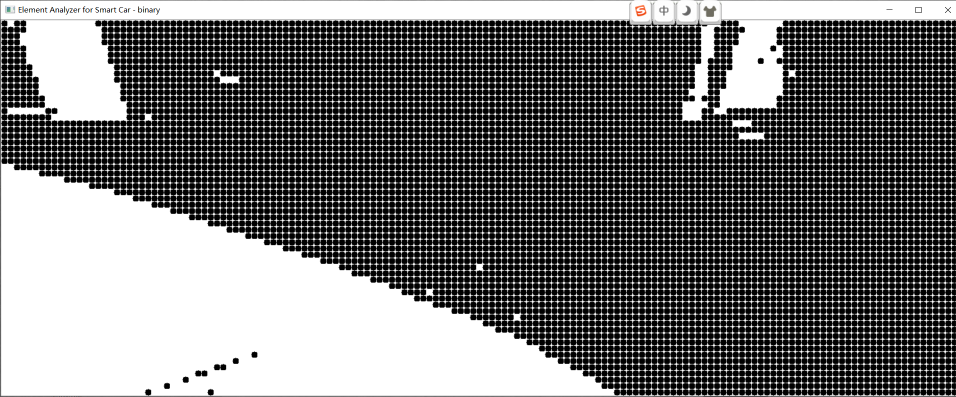
%> input picture ScrrenshotTransPig/赛道/S弯出弯.png, 1911 x 794 px (shown at 1/2 size)
$ octave implement.m   (GNU Octave 9; MATLAB toolbox functions it lacks are replaced by stand-ins)
%> lines starting %> are read from the running program, lines starting %| are printed output that depends on the picture; in (x1, y1, x2, y2) boxes, pixels count from 0 and x2, y2 are one past the last pixel; in counts of white or black regions, pixels touching at a corner belong together; the program's own positions count from 1
image=imread('赛道/S弯出弯.png');
%> image is the input picture: size 794x1911x3 uint8; mean R, G, B 114.4, 114.3, 114.3
image2gray=rgb2gray(image);
T = graythresh(image2gray);
%> T = 0.482
M = imbinarize(image2gray,T);%二值化
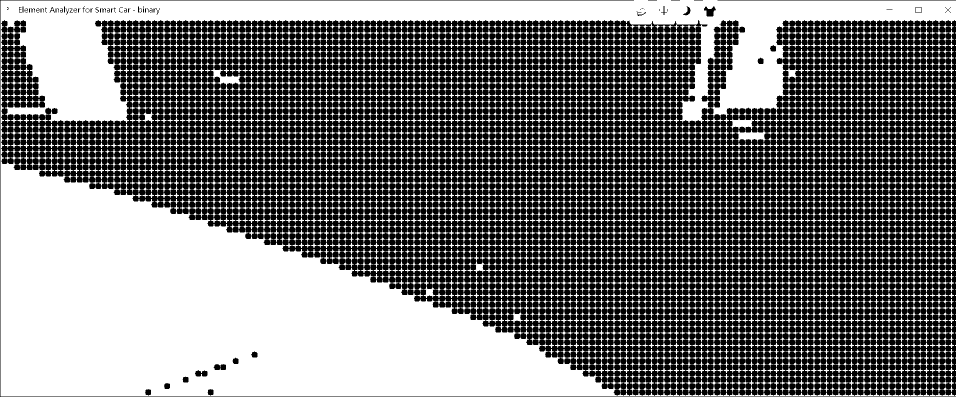
%> M: size 794x1911 logical (shown at 1/2 size); 46.1% white; 6478 white regions (60 under 20 px), largest, box (x1, y1, x2, y2) and area: (1, 0, 1911, 793) 469427, (422, 135, 483, 171) 876, (1472, 260, 1533, 284) 848
width = 160;
height = 60;
count =1; %计数，大于height*width时候，停止写入值
output =[]; %创建一个大小为60*120的空矩阵来存放取的值
InitalX=3;
InitalY=46;
RiseX=0;      %x,y的增量
RiseY=0;
RISE=12;     %x,y的每次增量
output(1,count)=M(InitalX,InitalY);
size=width*height;
while count<size
    RiseX=RiseX+RISE;
    if RiseX >1901
        RiseX=0;
        RiseY=RiseY+RISE;      %把RISE写成了Rise，一个小时过去了。响了一下，没有报错，以为自己是对的。还一直质疑为啥他会运行到这里就退出while了。hh
    end
    count=count+1;
    output(1,count)=M(InitalY+RiseY,InitalX+RiseX);
end
%> after the loop, RiseX = 708; RiseY = 720; count = 9600

writematrix(output);

$ run again, with ScrrenshotTransPig/赛道/S弯前.png copied over ScrrenshotTransPig/赛道/S弯出弯.png
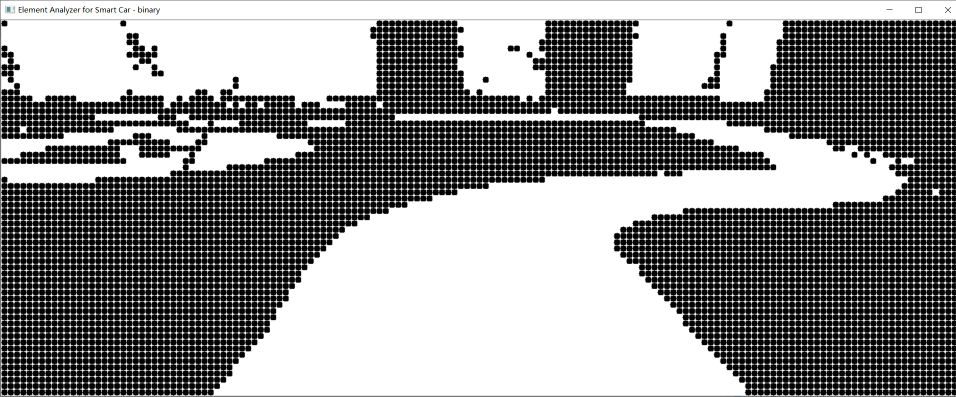
%> input picture ScrrenshotTransPig/赛道/S弯前.png, 1911 x 794 px (shown at 1/2 size)
%> image is the input picture: size 794x1911x3 uint8; mean R, G, B 142, 142, 142
%> T = 0.518
%> `M = imbinarize(image2gray,T);`:
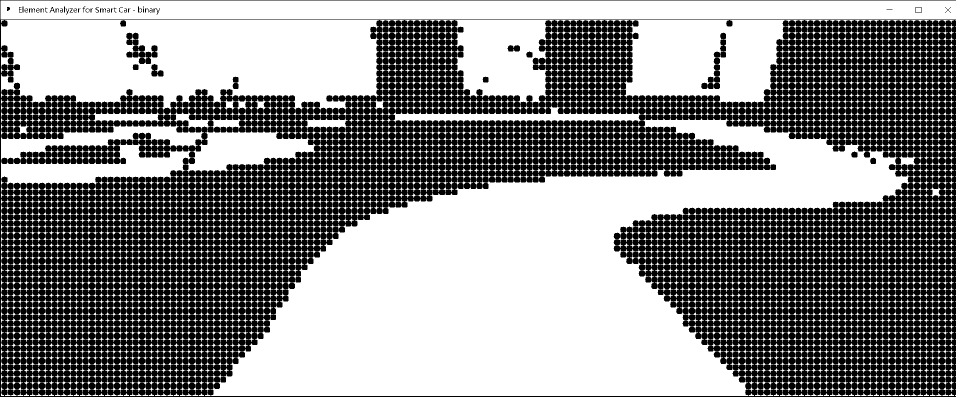
%> M: size 794x1911 logical (shown at 1/2 size); 54.1% white; 48 black regions (11 under 20 px), largest, box (x1, y1, x2, y2) and area: (0, 0, 1911, 794) 691007, (252, 65, 315, 128) 1781, (1402, 65, 1452, 178) 1656
%> after the loop `while count<size`: RiseX = 708; RiseY = 720; count = 9600

$ run again, with ScrrenshotTransPig/赛道/S弯弯道1.png copied over ScrrenshotTransPig/赛道/S弯出弯.png
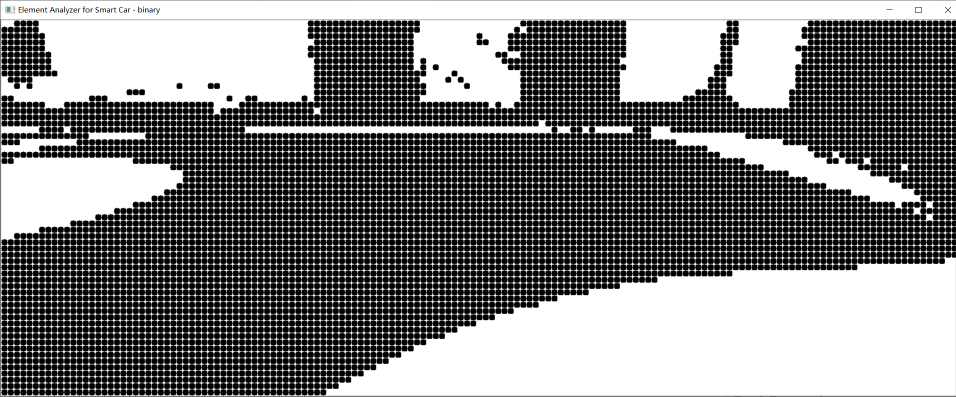
%> input picture ScrrenshotTransPig/赛道/S弯弯道1.png, 1911 x 794 px (shown at 1/2 size)
%> image is the input picture: size 794x1911x3 uint8; mean R, G, B 129.2, 129.2, 129.2
%> T = 0.514
%> `M = imbinarize(image2gray,T);`:
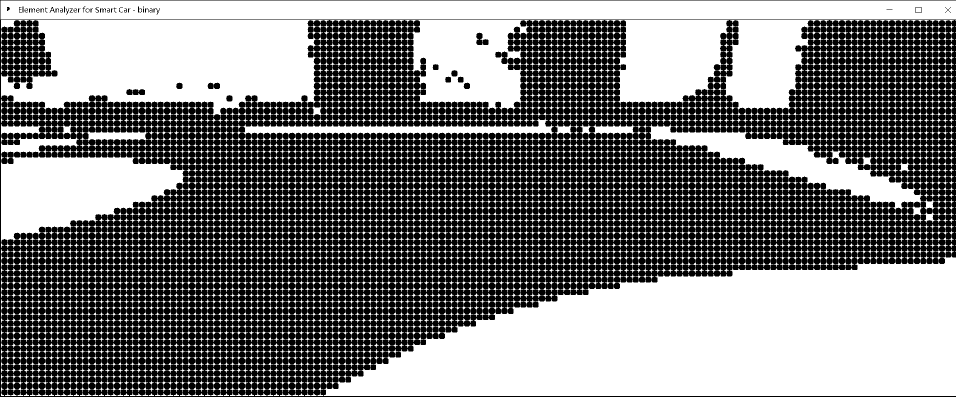
%> M: size 794x1911 logical (shown at 1/2 size); 48.9% white; 5706 white regions (39 under 20 px), largest, box (x1, y1, x2, y2) and area: (647, 510, 1911, 792) 247076, (2, 40, 633, 234) 90645, (1, 1, 1911, 39) 71529
%> after the loop `while count<size`: RiseX = 708; RiseY = 720; count = 9600

$ run again, with ScrrenshotTransPig/赛道/S弯弯道2.png copied over ScrrenshotTransPig/赛道/S弯出弯.png
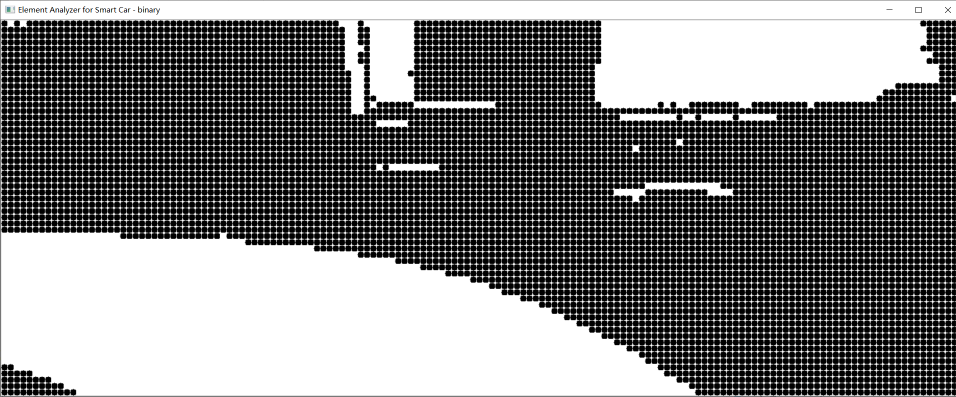
%> input picture ScrrenshotTransPig/赛道/S弯弯道2.png, 1911 x 794 px (shown at 1/2 size)
%> image is the input picture: size 794x1911x3 uint8; mean R, G, B 126.4, 126.4, 126.4
%> T = 0.514
%> `M = imbinarize(image2gray,T);`:
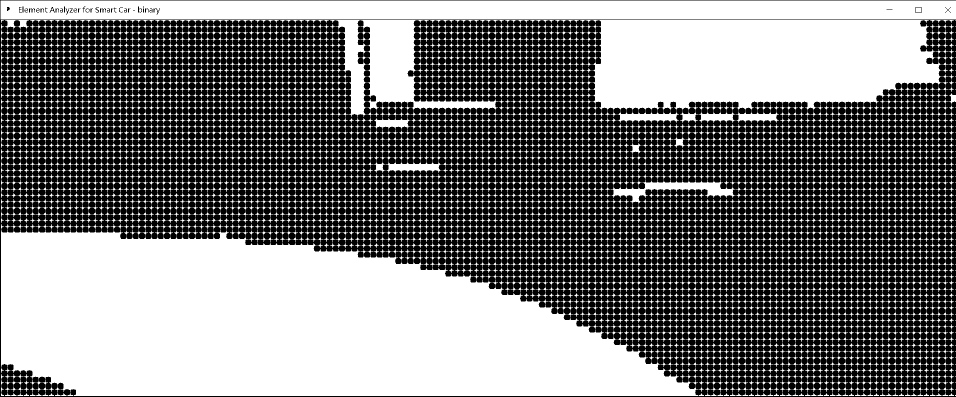
%> M: size 794x1911 logical (shown at 1/2 size); 47.8% white; 6033 white regions (61 under 20 px), largest, box (x1, y1, x2, y2) and area: (2, 460, 1396, 792) 337675, (1185, 40, 1883, 221) 108524, (1, 1, 1911, 39) 71529
%> after the loop `while count<size`: RiseX = 708; RiseY = 720; count = 9600
